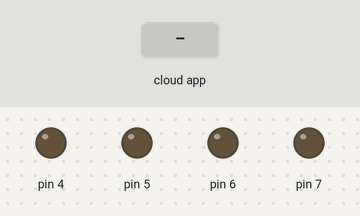
Bench run of a sketch on a simulated Arduino Uno, built with avr-gcc and run on an emulated ATmega328P. On the bench: output pins drawn as LEDs (lit = HIGH). Inputs (shaded band) come from the test bench. The ROS host is connected and sends only what is stated.

Above: at 1.2 s.
1.3 s: the phone or cloud app sets left_motor_speed to 1
At 2.3 s:
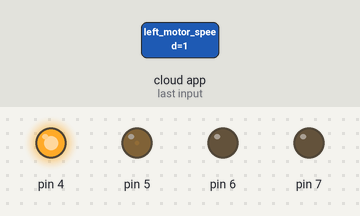
2.8 s: the phone or cloud app sets right_motor_speed to 1
At 3.4 s:
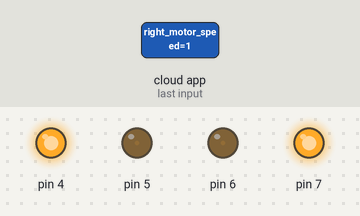
4.3 s: the phone or cloud app sets left_motor_speed to 0
At 5.5 s:
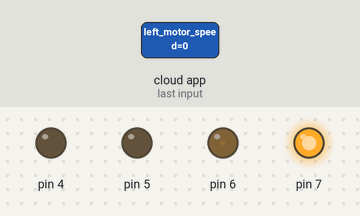
5.8 s: the phone or cloud app sets right_motor_speed to 0
At 6.9 s:
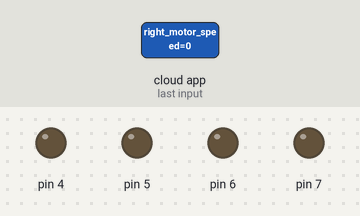
Timing chart, 0 to 8.3 s (numbered marks = the images above; inputs shaded):
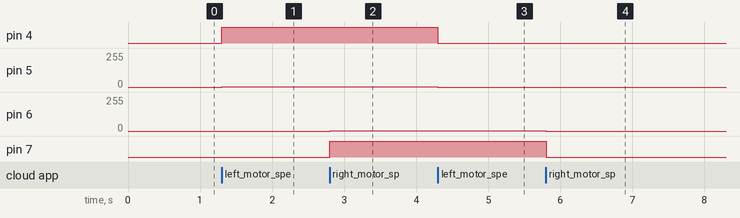

The sketch:

motor_driver.ino
```cpp
#include <ros.h>
#include <std_msgs/Int8.h>

ros::NodeHandle nh;

void lMotorCb( const std_msgs::Int8& speed_msg){
  if(speed_msg.data > 0){
    digitalWrite(4, HIGH);
  }
  else{
    digitalWrite(4, LOW);
  }
  analogWrite(5, abs(speed_msg.data));
}

void rMotorCb( const std_msgs::Int8& speed_msg){
  if(speed_msg.data > 0){
    digitalWrite(7, HIGH);
  }
  else{
    digitalWrite(7, LOW);
  }
  analogWrite(6, abs(speed_msg.data));
}

ros::Subscriber<std_msgs::Int8> lSub("/diff_drive/left_motor_speed", &lMotorCb );
ros::Subscriber<std_msgs::Int8> rSub("/diff_drive/right_motor_speed", &rMotorCb );

void setup()
{
  nh.initNode();
  nh.subscribe(lSub);
  nh.subscribe(rSub);

  pinMode(4, OUTPUT);
  pinMode(5, OUTPUT);
  pinMode(6, OUTPUT);
  pinMode(7, OUTPUT);

  digitalWrite(4, LOW);
  digitalWrite(7, LOW);
  analogWrite(5, 0);
  analogWrite(6, 0);
}

void loop()
{
  nh.spinOnce();
  delay(1);
}
```

Measured:
- after the input at 1.3 s, pin 4: LOW → HIGH at once; pin 5: 0/255 → 1/255 at once
- after the input at 2.8 s, pin 6: 0/255 → 1/255 at once; pin 7: LOW → HIGH at once
- after the input at 4.3 s, pin 4: HIGH → LOW at once; pin 5: 1/255 → 0/255 at once
- after the input at 5.8 s, pin 6: 1/255 → 0/255 at once; pin 7: HIGH → LOW at once
